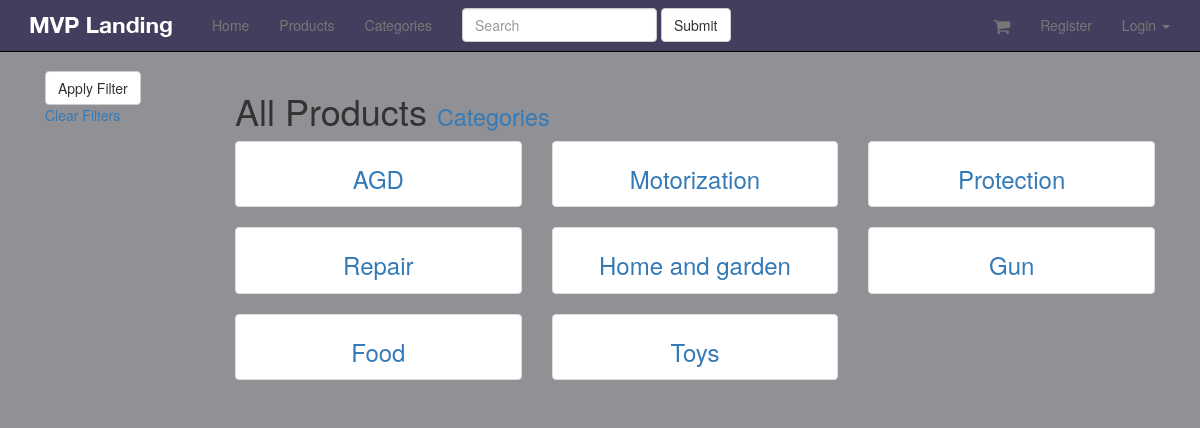
Page /categories/ on the committed database.
### products/models.py (models this page shows, shortened)
class Category(models.Model):
    title = models.CharField(max_length=120, unique=True)
    slug = models.SlugField(unique=True)
    description = models.TextField(null=True, blank=True)
    active = models.BooleanField(default=True)
    timestamp = models.DateTimeField(auto_now_add=True, auto_now=False)
    def get_absolute_url(self):
        return reverse("category_detail", kwargs={"slug": self.slug})

### products/views.py (the view)
class CategoryListView(ListView):
    model = Category
    queryset = Category.objects.all()
    template_name = "products/product_list.html"

### templates/products/product_list.html (shortened to what this page needs)
{% extends 'base.html' %}
{% load crispy_forms_tags %}
{% block content %}
    <div class="col-sm-2">
        <form method="GET" action="{% url 'product_list' %}">
            <input type="submit" value="Apply Filter" class="btn btn-default">
        </form>
    <a href="{% url 'product_list' %}">Clear Filters</a>
    </div>
    <div class="col-sm-10">
        <h1>All Products <small><a href="{% url 'category_list' %}">Categories</a></small></h1>
        {% if object_list.count == 0 %}
            <p class="lead">Nothing found</p>
        {% else %}
            {% include 'products/products.html' with object_list=object_list %}
        {% endif %}
    </div>
{% endblock %}

### templates/products/products.html
<div class="row">
    {% for product in object_list %}
        <div class="col-xs-4 {{ col_class_set }}">
            {% include "products/product_thumbnail.html" with obj=product price="True" %}
        </div>
        {% if not col_class_set %}
            {% cycle "" "" "</div><div class='row'>" %}
        {% endif %}
    {% endfor %}
</div>

### templates/products/product_thumbnail.html (shortened to what this page needs)
<div class="thumbnail text-center">
    <h3><a href="{{ obj.get_absolute_url }}">{{ obj.title }}</a</h3>
</div>

### static_in_pro/our_static/css/navbar-static-top.css (style rules this page uses)
body { min-height: 1000px; background-color: #919195; }

### rows in the picture
Category: title "AGD"
Category: title "Motorization"
Category: title "Protection"
Category: title "Repair"
Category: title "Home and garden"
Category: title "Gun"
Category: title "Food"
Category: title "Toys"
